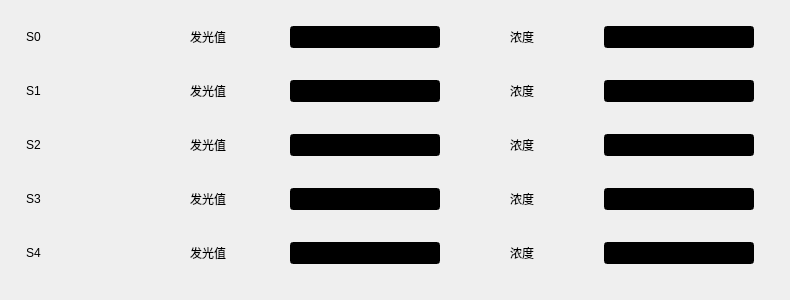
    <widget class="QWidget" name="page">
     <widget class="QWidget" name="layoutWidget">
      <property name="geometry">
       <rect>
        <x>0</x>
        <y>0</y>
        <width>781</width>
        <height>291</height>
       </rect>
      </property>
      <layout class="QGridLayout" name="gridLayout_2">
       <item row="0" column="0">
        <widget class="QLabel" name="label_31">
         <property name="sizePolicy">
          <sizepolicy hsizetype="Preferred" vsizetype="Preferred">
           <horstretch>0</horstretch>
           <verstretch>0</verstretch>
          </sizepolicy>
         </property>
         <property name="minimumSize">
          <size>
           <width>100</width>
           <height>0</height>
          </size>
         </property>
         <property name="maximumSize">
          <size>
           <width>100</width>
           <height>16777215</height>
          </size>
         </property>
         <property name="styleSheet">
          <string notr="true">font: 20pt &quot;宋体&quot;;</string>
         </property>
         <property name="text">
          <string>S0</string>
         </property>
        </widget>
       </item>
       <item row="0" column="1">
        <widget class="QLabel" name="label_17">
         <property name="minimumSize">
          <size>
           <width>100</width>
           <height>0</height>
          </size>
         </property>
         <property name="maximumSize">
          <size>
           <width>100</width>
           <height>16777215</height>
          </size>
         </property>
         <property name="styleSheet">
          <string notr="true">font: 20pt &quot;宋体&quot;;</string>
         </property>
         <property name="text">
          <string>&lt;html&gt;&lt;head/&gt;&lt;body&gt;&lt;p align=&quot;center&quot;&gt;发光值&lt;/p&gt;&lt;/body&gt;&lt;/html&gt;</string>
         </property>
        </widget>
       </item>
       <item row="0" column="2">
        <widget class="QLineEdit" name="paraLine_11">
         <property name="sizePolicy">
          <sizepolicy hsizetype="Preferred" vsizetype="Fixed">
           <horstretch>0</horstretch>
           <verstretch>0</verstretch>
          </sizepolicy>
         </property>
         <property name="minimumSize">
          <size>
           <width>150</width>
           <height>0</height>
          </size>
         </property>
         <property name="maximumSize">
          <size>
           <width>150</width>
           <height>16777215</height>
          </size>
         </property>
         <property name="styleSheet">
          <string notr="true">font: 20pt &quot;宋体&quot;;
color: rgb(255, 255, 255);
background-color: rgb(0, 0, 0);</string>
         </property>
         <property name="inputMethodHints">
          <set>Qt::ImhDigitsOnly</set>
         </property>
        </widget>
       </item>
       <item row="0" column="3">
        <widget class="QLabel" name="label_32">
         <property name="minimumSize">
          <size>
           <width>100</width>
           <height>0</height>
          </size>
         </property>
         <property name="maximumSize">
          <size>
           <width>100</width>
           <height>16777215</height>
          </size>
         </property>
         <property name="styleSheet">
          <string notr="true">font: 20pt &quot;宋体&quot;;</string>
         </property>
         <property name="text">
          <string>&lt;html&gt;&lt;head/&gt;&lt;body&gt;&lt;p align=&quot;center&quot;&gt;浓度&lt;/p&gt;&lt;/body&gt;&lt;/html&gt;</string>
         </property>
        </widget>
       </item>
       <item row="0" column="4">
        <widget class="QLineEdit" name="paraLine_12">
         <property name="sizePolicy">
          <sizepolicy hsizetype="Preferred" vsizetype="Fixed">
           <horstretch>0</horstretch>
           <verstretch>0</verstretch>
          </sizepolicy>
         </property>
         <property name="minimumSize">
          <size>
           <width>150</width>
           <height>0</height>
          </size>
         </property>
         <property name="maximumSize">
          <size>
           <width>150</width>
           <height>16777215</height>
          </size>
         </property>
         <property name="styleSheet">
          <string notr="true">font: 20pt &quot;宋体&quot;;
color: rgb(255, 255, 255);
background-color: rgb(0, 0, 0);</string>
         </property>
         <property name="inputMethodHints">
          <set>Qt::ImhDigitsOnly</set>
         </property>
        </widget>
       </item>
       <item row="1" column="0">
        <widget class="QLabel" name="label_33">
         <property name="sizePolicy">
          <sizepolicy hsizetype="Preferred" vsizetype="Preferred">
           <horstretch>0</horstretch>
           <verstretch>0</verstretch>
          </sizepolicy>
         </property>
         <property name="minimumSize">
          <size>
           <width>100</width>
           <height>0</height>
          </size>
         </property>
         <property name="maximumSize">
          <size>
           <width>100</width>
           <height>16777215</height>
          </size>
         </property>
         <property name="styleSheet">
          <string notr="true">font: 20pt &quot;宋体&quot;;</string>
         </property>
         <property name="text">
          <string>S1</string>
         </property>
        </widget>
       </item>
       <item row="1" column="1">
        <widget class="QLabel" name="label_18">
         <property name="minimumSize">
          <size>
           <width>100</width>
           <height>0</height>
          </size>
         </property>
         <property name="maximumSize">
          <size>
           <width>100</width>
           <height>16777215</height>
          </size>
         </property>
         <property name="styleSheet">
          <string notr="true">font: 20pt &quot;宋体&quot;;</string>
         </property>
         <property name="text">
          <string>&lt;html&gt;&lt;head/&gt;&lt;body&gt;&lt;p align=&quot;center&quot;&gt;发光值&lt;/p&gt;&lt;/body&gt;&lt;/html&gt;</string>
         </property>
        </widget>
       </item>
       <item row="1" column="2">
        <widget class="QLineEdit" name="paraLine_13">
         <property name="sizePolicy">
          <sizepolicy hsizetype="Preferred" vsizetype="Fixed">
           <horstretch>0</horstretch>
           <verstretch>0</verstretch>
          </sizepolicy>
         </property>
         <property name="minimumSize">
          <size>
           <width>150</width>
           <height>0</height>
          </size>
         </property>
         <property name="maximumSize">
          <size>
           <width>150</width>
           <height>16777215</height>
          </size>
         </property>
         <property name="styleSheet">
          <string notr="true">font: 20pt &quot;宋体&quot;;
color: rgb(255, 255, 255);
background-color: rgb(0, 0, 0);</string>
         </property>
         <property name="inputMethodHints">
          <set>Qt::ImhDigitsOnly</set>
         </property>
        </widget>
       </item>
       <item row="1" column="3">
        <widget class="QLabel" name="label_34">
         <property name="minimumSize">
          <size>
           <width>100</width>
           <height>0</height>
          </size>
         </property>
         <property name="maximumSize">
          <size>
           <width>100</width>
           <height>16777215</height>
          </size>
         </property>
         <property name="styleSheet">
          <string notr="true">font: 20pt &quot;宋体&quot;;</string>
         </property>
         <property name="text">
          <string>&lt;html&gt;&lt;head/&gt;&lt;body&gt;&lt;p align=&quot;center&quot;&gt;浓度&lt;/p&gt;&lt;/body&gt;&lt;/html&gt;</string>
         </property>
        </widget>
       </item>
       <item row="1" column="4">
        <widget class="QLineEdit" name="paraLine_14">
         <property name="sizePolicy">
          <sizepolicy hsizetype="Preferred" vsizetype="Fixed">
           <horstretch>0</horstretch>
           <verstretch>0</verstretch>
          </sizepolicy>
         </property>
         <property name="minimumSize">
          <size>
           <width>150</width>
           <height>0</height>
          </size>
         </property>
         <property name="maximumSize">
          <size>
           <width>150</width>
           <height>16777215</height>
          </size>
         </property>
         <property name="styleSheet">
          <string notr="true">font: 20pt &quot;宋体&quot;;
color: rgb(255, 255, 255);
background-color: rgb(0, 0, 0);</string>
         </property>
         <property name="inputMethodHints">
          <set>Qt::ImhDigitsOnly</set>
         </property>
        </widget>
       </item>
       <item row="2" column="0">
        <widget class="QLabel" name="label_35">
         <property name="sizePolicy">
          <sizepolicy hsizetype="Preferred" vsizetype="Preferred">
           <horstretch>0</horstretch>
           <verstretch>0</verstretch>
          </sizepolicy>
         </property>
         <property name="minimumSize">
          <size>
           <width>100</width>
           <height>0</height>
          </size>
         </property>
         <property name="maximumSize">
          <size>
           <width>100</width>
           <height>16777215</height>
          </size>
         </property>
         <property name="styleSheet">
          <string notr="true">font: 20pt &quot;宋体&quot;;</string>
         </property>
         <property name="text">
          <string>S2</string>
         </property>
        </widget>
       </item>
       <item row="2" column="1">
        <widget class="QLabel" name="label_19">
         <property name="minimumSize">
          <size>
           <width>100</width>
           <height>0</height>
          </size>
         </property>
         <property name="maximumSize">
          <size>
           <width>100</width>
           <height>16777215</height>
          </size>
         </property>
         <property name="styleSheet">
          <string notr="true">font: 20pt &quot;宋体&quot;;</string>
         </property>
         <property name="text">
          <string>&lt;html&gt;&lt;head/&gt;&lt;body&gt;&lt;p align=&quot;center&quot;&gt;发光值&lt;/p&gt;&lt;/body&gt;&lt;/html&gt;</string>
         </property>
        </widget>
       </item>
       <item row="2" column="2">
        <widget class="QLineEdit" name="paraLine_15">
         <property name="sizePolicy">
          <sizepolicy hsizetype="Preferred" vsizetype="Fixed">
           <horstretch>0</horstretch>
           <verstretch>0</verstretch>
          </sizepolicy>
         </property>
         <property name="minimumSize">
          <size>
           <width>150</width>
           <height>0</height>
          </size>
         </property>
         <property name="maximumSize">
          <size>
           <width>150</width>
           <height>16777215</height>
          </size>
         </property>
         <property name="styleSheet">
          <string notr="true">font: 20pt &quot;宋体&quot;;
color: rgb(255, 255, 255);
background-color: rgb(0, 0, 0);</string>
         </property>
         <property name="inputMethodHints">
          <set>Qt::ImhDigitsOnly</set>
         </property>
        </widget>
       </item>
       <item row="2" column="3">
        <widget class="QLabel" name="label_36">
         <property name="minimumSize">
          <size>
           <width>100</width>
           <height>0</height>
          </size>
         </property>
         <property name="maximumSize">
          <size>
           <width>100</width>
           <height>16777215</height>
          </size>
         </property>
         <property name="styleSheet">
          <string notr="true">font: 20pt &quot;宋体&quot;;</string>
         </property>
         <property name="text">
          <string>&lt;html&gt;&lt;head/&gt;&lt;body&gt;&lt;p align=&quot;center&quot;&gt;浓度&lt;/p&gt;&lt;/body&gt;&lt;/html&gt;</string>
         </property>
        </widget>
       </item>
       <item row="2" column="4">
        <widget class="QLineEdit" name="paraLine_16">
         <property name="sizePolicy">
          <sizepolicy hsizetype="Preferred" vsizetype="Fixed">
           <horstretch>0</horstretch>
           <verstretch>0</verstretch>
          </sizepolicy>
         </property>
         <property name="minimumSize">
          <size>
           <width>150</width>
           <height>0</height>
          </size>
         </property>
         <property name="maximumSize">
          <size>
           <width>150</width>
           <height>16777215</height>
          </size>
         </property>
         <property name="styleSheet">
          <string notr="true">font: 20pt &quot;宋体&quot;;
color: rgb(255, 255, 255);
background-color: rgb(0, 0, 0);</string>
         </property>
         <property name="inputMethodHints">
          <set>Qt::ImhDigitsOnly</set>
         </property>
        </widget>
       </item>
       <item row="3" column="0">
        <widget class="QLabel" name="label_37">
         <property name="sizePolicy">
          <sizepolicy hsizetype="Preferred" vsizetype="Preferred">
           <horstretch>0</horstretch>
           <verstretch>0</verstretch>
          </sizepolicy>
         </property>
         <property name="minimumSize">
          <size>
           <width>100</width>
           <height>0</height>
          </size>
         </property>
         <property name="maximumSize">
          <size>
           <width>100</width>
           <height>16777215</height>
          </size>
         </property>
         <property name="styleSheet">
          <string notr="true">font: 20pt &quot;宋体&quot;;</string>
         </property>
         <property name="text">
          <string>S3</string>
         </property>
        </widget>
       </item>
       <item row="3" column="1">
        <widget class="QLabel" name="label_20">
         <property name="minimumSize">
          <size>
           <width>100</width>
           <height>0</height>
          </size>
         </property>
         <property name="maximumSize">
          <size>
           <width>100</width>
           <height>16777215</height>
          </size>
         </property>
         <property name="styleSheet">
          <string notr="true">font: 20pt &quot;宋体&quot;;</string>
         </property>
         <property name="text">
          <string>&lt;html&gt;&lt;head/&gt;&lt;body&gt;&lt;p align=&quot;center&quot;&gt;发光值&lt;/p&gt;&lt;/body&gt;&lt;/html&gt;</string>
         </property>
        </widget>
       </item>
       <item row="3" column="2">
        <widget class="QLineEdit" name="paraLine_17">
         <property name="sizePolicy">
          <sizepolicy hsizetype="Preferred" vsizetype="Fixed">
           <horstretch>0</horstretch>
           <verstretch>0</verstretch>
          </sizepolicy>
         </property>
         <property name="minimumSize">
          <size>
           <width>150</width>
           <height>0</height>
          </size>
         </property>
         <property name="maximumSize">
          <size>
           <width>150</width>
           <height>16777215</height>
          </size>
         </property>
         <property name="styleSheet">
          <string notr="true">font: 20pt &quot;宋体&quot;;
color: rgb(255, 255, 255);
background-color: rgb(0, 0, 0);</string>
         </property>
         <property name="inputMethodHints">
          <set>Qt::ImhDigitsOnly</set>
         </property>
        </widget>
       </item>
       <item row="3" column="3">
        <widget class="QLabel" name="label_38">
         <property name="minimumSize">
          <size>
           <width>100</width>
           <height>0</height>
          </size>
         </property>
         <property name="maximumSize">
          <size>
           <width>100</width>
           <height>16777215</height>
          </size>
         </property>
         <property name="styleSheet">
          <string notr="true">font: 20pt &quot;宋体&quot;;</string>
         </property>
         <property name="text">
          <string>&lt;html&gt;&lt;head/&gt;&lt;body&gt;&lt;p align=&quot;center&quot;&gt;浓度&lt;/p&gt;&lt;/body&gt;&lt;/html&gt;</string>
         </property>
        </widget>
       </item>
       <item row="3" column="4">
        <widget class="QLineEdit" name="paraLine_18">
         <property name="sizePolicy">
          <sizepolicy hsizetype="Preferred" vsizetype="Fixed">
           <horstretch>0</horstretch>
           <verstretch>0</verstretch>
          </sizepolicy>
         </property>
         <property name="minimumSize">
          <size>
           <width>150</width>
           <height>0</height>
          </size>
         </property>
         <property name="maximumSize">
          <size>
           <width>150</width>
           <height>16777215</height>
          </size>
         </property>
         <property name="styleSheet">
          <string notr="true">font: 20pt &quot;宋体&quot;;
color: rgb(255, 255, 255);
background-color: rgb(0, 0, 0);</string>
         </property>
         <property name="inputMethodHints">
          <set>Qt::ImhDigitsOnly</set>
         </property>
        </widget>
       </item>
       <item row="4" column="0">
        <widget class="QLabel" name="label_39">
         <property name="sizePolicy">
          <sizepolicy hsizetype="Preferred" vsizetype="Preferred">
           <horstretch>0</horstretch>
           <verstretch>0</verstretch>
          </sizepolicy>
         </property>
         <property name="minimumSize">
          <size>
           <width>100</width>
           <height>0</height>
          </size>
         </property>
         <property name="maximumSize">
          <size>
           <width>100</width>
           <height>16777215</height>
          </size>
         </property>
         <property name="styleSheet">
          <string notr="true">font: 20pt &quot;宋体&quot;;</string>
         </property>
         <property name="text">
          <string>S4</string>
         </property>
        </widget>
       </item>
       <item row="4" column="1">
        <widget class="QLabel" name="label_40">
         <property name="minimumSize">
          <size>
           <width>100</width>
           <height>0</height>
          </size>
         </property>
         <property name="maximumSize">
          <size>
           <width>100</width>
           <height>16777215</height>
          </size>
         </property>
         <property name="styleSheet">
          <string notr="true">font: 20pt &quot;宋体&quot;;</string>
         </property>
         <property name="text">
          <string>&lt;html&gt;&lt;head/&gt;&lt;body&gt;&lt;p align=&quot;center&quot;&gt;发光值&lt;/p&gt;&lt;/body&gt;&lt;/html&gt;</string>
         </property>
        </widget>
       </item>
       <item row="4" column="2">
        <widget class="QLineEdit" name="paraLine_19">
         <property name="sizePolicy">
          <sizepolicy hsizetype="Preferred" vsizetype="Fixed">
           <horstretch>0</horstretch>
           <verstretch>0</verstretch>
          </sizepolicy>
         </property>
         <property name="minimumSize">
          <size>
           <width>150</width>
           <height>0</height>
          </size>
         </property>
         <property name="maximumSize">
          <size>
           <width>150</width>
           <height>16777215</height>
          </size>
         </property>
         <property name="styleSheet">
          <string notr="true">font: 20pt &quot;宋体&quot;;
color: rgb(255, 255, 255);
background-color: rgb(0, 0, 0);</string>
         </property>
         <property name="inputMethodHints">
          <set>Qt::ImhDigitsOnly</set>
         </property>
        </widget>
       </item>
       <item row="4" column="3">
        <widget class="QLabel" name="label_41">
         <property name="minimumSize">
          <size>
           <width>100</width>
           <height>0</height>
          </size>
         </property>
         <property name="maximumSize">
          <size>
           <width>100</width>
           <height>16777215</height>
          </size>
         </property>
         <property name="styleSheet">
          <string notr="true">font: 20pt &quot;宋体&quot;;</string>
         </property>
         <property name="text">
          <string>&lt;html&gt;&lt;head/&gt;&lt;body&gt;&lt;p align=&quot;center&quot;&gt;浓度&lt;/p&gt;&lt;/body&gt;&lt;/html&gt;</string>
         </property>
        </widget>
       </item>
       <item row="4" column="4">
        <widget class="QLineEdit" name="paraLine_20">
         <property name="sizePolicy">
          <sizepolicy hsizetype="Preferred" vsizetype="Fixed">
           <horstretch>0</horstretch>
           <verstretch>0</verstretch>
          </sizepolicy>
         </property>
         <property name="minimumSize">
          <size>
           <width>150</width>
           <height>0</height>
          </size>
         </property>
         <property name="maximumSize">
          <size>
           <width>150</width>
           <height>16777215</height>
          </size>
         </property>
         <property name="styleSheet">
          <string notr="true">font: 20pt &quot;宋体&quot;;
color: rgb(255, 255, 255);
background-color: rgb(0, 0, 0);</string>
         </property>
         <property name="inputMethodHints">
          <set>Qt::ImhDigitsOnly</set>
         </property>
        </widget>
       </item>
      </layout>
     </widget>
    </widget>
